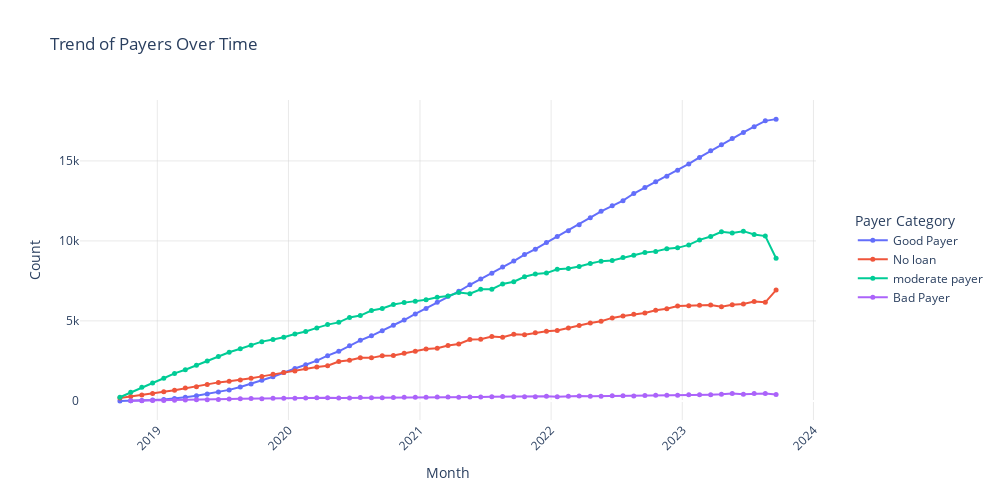

Write notebook code for a chart like this one.
### Code cell
# Create an interactive line plot with Plotly
fig = px.line(
    payer_counts,
    x='MONTHS_BALANCE',
    y='Count',
    color='payer_category',
    title='Trend of Payers Over Time',
)

# Customize the trace colors, markers, and line styles
fig.update_traces(
    mode='lines+markers',
    line=dict(width=2),  # Increase line width
    marker=dict(size=5),  # Increase marker size
)

# Customize the layout
fig.update_layout(
    xaxis_title='Month',
    yaxis_title='Count',
    legend_title='Payer Category',
    xaxis=dict(tickangle=-45),  # Rotate x-axis labels
    width=1000,  # Set plot width
    height=500,  # Set plot height
    margin=dict(r=20),  # Add margin to the right side
    legend=dict(  # Adjust legend position
        x=1.05,  # Shift legend to the right
        y=0.5,  # Center legend vertically
    ),
)

# Add gridlines
fig.update_xaxes(showgrid=True, gridwidth=0.5, gridcolor='lightgray')
fig.update_yaxes(showgrid=True, gridwidth=0.5, gridcolor='lightgray')

# Customize the plot background color
fig.update_layout(
    plot_bgcolor='white',  # Set plot background color
)

# Show the interactive plot
fig.show()
